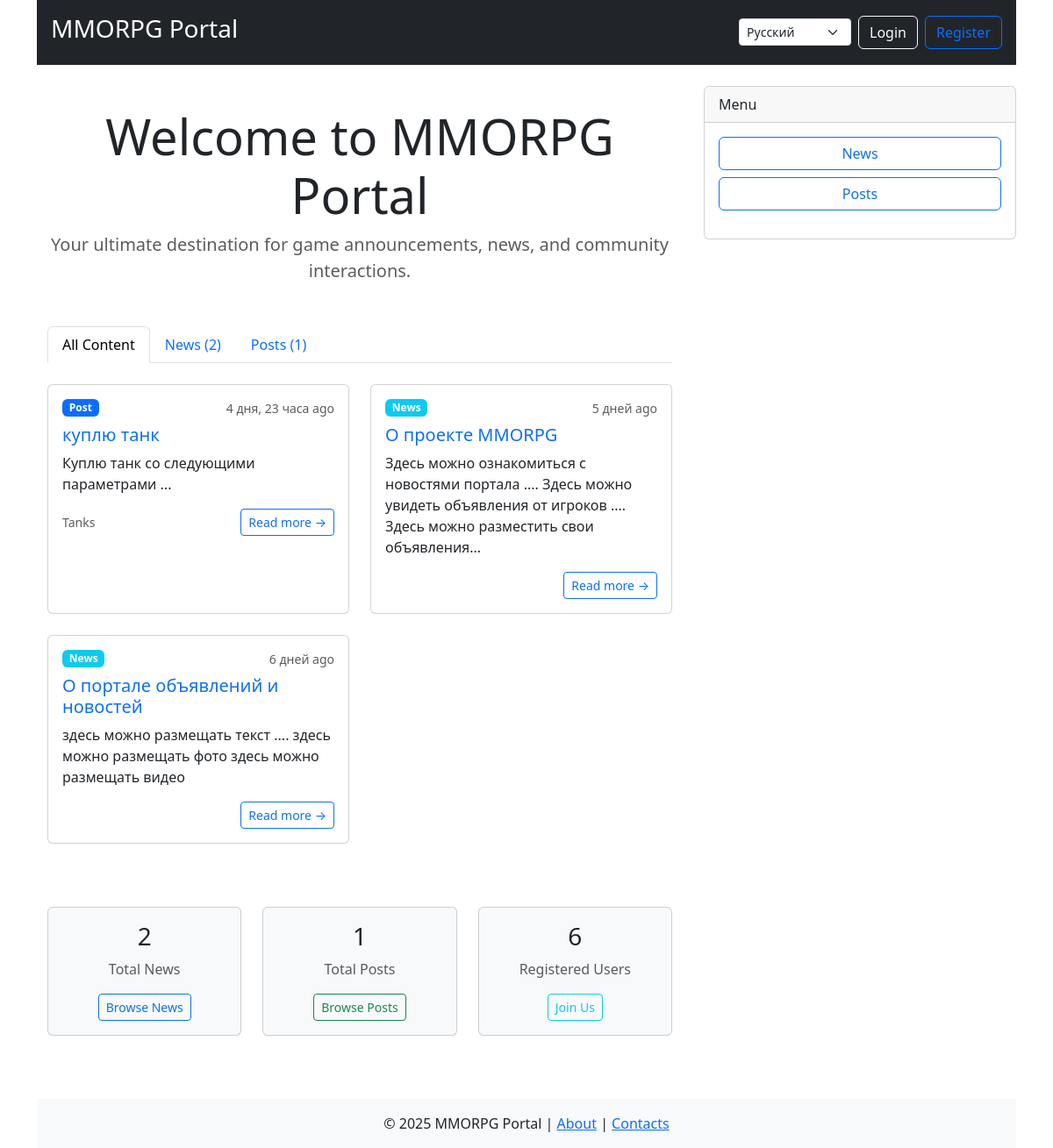
The page / on the database its author committed.
### appNotification/models.py (models this page shows, shortened)
class Post(models.Model):
    CATEGORY_CHOICES = [
        ('tanks', _('Tanks')),
        ('heals', _('Heals')),
        ('dd', _('DD')),
        ('traders', _('Traders')),
        ('guildmasters', _('Guildmasters')),
        ('questgivers', _('Questgivers')),
        ('blacksmiths', _('Blacksmiths')),
        ('tanners', _('Tanners')),
        ('potionmakers', _('Potionmakers')),
        ('spellmasters', _('Spellmasters')),
    ]
    author = models.ForeignKey(User, on_delete=models.CASCADE, related_name='posts')
    category = models.CharField(max_length=20, choices=CATEGORY_CHOICES)
    title = models.CharField(max_length=255, validators=[MinLengthValidator(5)])
    content = RichTextField()
    created_at = models.DateTimeField(auto_now_add=True)
    updated_at = models.DateTimeField(auto_now=True)
    subscribers = models.ManyToManyField(User, related_name='subscribed_posts', blank=True)
    class Meta:
        ordering = ['-created_at']
        verbose_name = _('Post')
        verbose_name_plural = _('Posts')

class News(models.Model):
    title = models.CharField(max_length=255, validators=[MinLengthValidator(5)])
    content = RichTextField()
    created_at = models.DateTimeField(auto_now_add=True)
    updated_at = models.DateTimeField(auto_now=True)
    subscribers = models.ManyToManyField(User, related_name='subscribed_news', blank=True)
    views_count = models.PositiveIntegerField(default=0, verbose_name=_('Views count'))
    class Meta:
        ordering = ['-created_at']
        verbose_name = _('News')
        verbose_name_plural = _('News')

### appNotification/views.py (the view)
# urls.py: path('', HomeView.as_view(), name='home'),
class HomeView(TemplateView):
    template_name = 'home.html'
    def get_context_data(self, **kwargs):
        context = super().get_context_data(**kwargs)
        latest_news = News.objects.all().order_by('-created_at')[:6]
        latest_posts = Post.objects.all().select_related('author').order_by('-created_at')[:6]
        combined_content = []
        for news in latest_news:
            combined_content.append({
                'type': 'news',
                'id': news.id,
                'title': news.title,
                'content': news.content,
                'created_at': news.created_at,
                'get_category_display': None
            })
        for post in latest_posts:
            combined_content.append({
                'type': 'post',
                'id': post.id,
                'title': post.title,
                'content': post.content,
                'created_at': post.created_at,
                'get_category_display': post.get_category_display()
            })
        combined_content.sort(key=lambda x: x['created_at'], reverse=True)
        context.update({
            'latest_news': latest_news,
            'latest_posts': latest_posts,
            'combined_content': combined_content[:10],  # Ограничиваем количество
            'news_count': News.objects.count(),
            'posts_count': Post.objects.count(),
            'users_count': CustomUser.objects.count(),
        })
        return context

### appNotification/context_processors.py (called while the page is built)
def categories(request):
    return {
        'categories': Category.objects.all(),
        'category_choices': [
            ('tanks', _('Tanks')),
            ('heals', _('Heals')),
            ('dd', _('DD')),
            ('traders', _('Traders')),
            ('guildmasters', _('Guildmasters')),
            ('questgivers', _('Questgivers')),
            ('blacksmiths', _('Blacksmiths')),
            ('tanners', _('Tanners')),
            ('potionmakers', _('Potionmakers')),
            ('spellmasters', _('Spellmasters')),
        ]
    }

def navigation_data(request):
    from .models import Post, News
    return {
        'recent_posts': Post.objects.order_by('-created_at')[:5],
        'recent_news': News.objects.order_by('-created_at')[:3],
        'posts_count': Post.objects.count(),
        'news_count': News.objects.count(),
    }

### appNotification/templates/home.html (shortened to what this page needs)
{% extends "default.html" %}
{% load i18n %}
{% block content %}
<div class="container mt-4">
    <div class="text-center mb-5">
        <h1 class="display-4">{% trans "Welcome to MMORPG Portal" %}</h1>
        <p class="lead text-muted">{% trans "Your ultimate destination for game announcements, news, and community interactions." %}</p>
    </div>
    <ul class="nav nav-tabs mb-4" id="contentTabs" role="tablist">
        <li class="nav-item" role="presentation">
            <button class="nav-link active" id="combined-tab" data-bs-toggle="tab" data-bs-target="#combined" type="button" role="tab">
                 {% trans "All Content" %}
            </button>
        </li>
        <li class="nav-item" role="presentation">
            <button class="nav-link" id="news-tab" data-bs-toggle="tab" data-bs-target="#news" type="button" role="tab">
                 {% trans "News" %} ({{ news_count }})
            </button>
        </li>
        <li class="nav-item" role="presentation">
            <button class="nav-link" id="posts-tab" data-bs-toggle="tab" data-bs-target="#posts" type="button" role="tab">
                 {% trans "Posts" %} ({{ posts_count }})
            </button>
        </li>
    </ul>
    <div class="tab-content" id="contentTabsContent">
        <div class="tab-pane fade show active" id="combined" role="tabpanel">
            {% if combined_content %}
            <div class="row">
                {% for item in combined_content %}
                <div class="col-lg-6 mb-4">
                    <div class="card h-100 content-card">
                        <div class="card-body">
                            <div class="d-flex justify-content-between align-items-start mb-2">
                                <span class="badge {% if item.type == 'news' %}bg-info{% else %}bg-primary{% endif %}">
                                    {% if item.type == 'news' %}
                                         {% trans "News" %}
                                    {% else %}
                                         {% trans "Post" %}
                                    {% endif %}
                                </span>
                                <small class="text-muted">
                                     {{ item.created_at|timesince }} {% trans "ago" %}
                                </small>
                            </div>
                            <h5 class="card-title">
                                <a href="{% if item.type == 'news' %}{% url 'news_detail' item.id %}{% else %}{% url 'post_detail' item.id %}{% endif %}"
                                   class="text-decoration-none">
                                    {{ item.title }}
                                </a>
                            </h5>
                            <p class="card-text">
                                {{ item.content|striptags|truncatewords:30 }}
                            </p>
                            <div class="d-flex justify-content-between align-items-center">
                                <small class="text-muted">
                                    {% if item.type == 'post' %}
                                         {{ item.get_category_display }}
                                    {% endif %}
                                </small>
                                <a href="{% if item.type == 'news' %}{% url 'news_detail' item.id %}{% else %}{% url 'post_detail' item.id %}{% endif %}"
                                   class="btn btn-sm btn-outline-primary">
                                    {% trans "Read more" %} →
                                </a>
                            </div>
                        </div>
                    </div>
                </div>
                {% endfor %}
            </div>
            {% else %}
            <div class="text-center py-5">
                <i class="bi bi-inbox display-1 text-muted"></i>
                <h3 class="mt-3">{% trans "No content yet" %}</h3>
                <p class="text-muted">{% trans "Be the first to create content!" %}</p>
            </div>
            {% endif %}
        </div>
    </div>
    <div class="row mt-5">
        <div class="col-md-4 mb-4">
            <div class="card text-center bg-light">
                <div class="card-body">
                    <h3>{{ news_count }}</h3>
                    <p class="text-muted">{% trans "Total News" %}</p>
                    <a href="{% url 'news_list' %}" class="btn btn-outline-primary btn-sm">{% trans "Browse News" %}</a>
                </div>
            </div>
        </div>
        <div class="col-md-4 mb-4">
            <div class="card text-center bg-light">
                <div class="card-body">
                    <h3>{{ posts_count }}</h3>
                    <p class="text-muted">{% trans "Total Posts" %}</p>
                    <a href="{% url 'post_list' %}" class="btn btn-outline-success btn-sm">{% trans "Browse Posts" %}</a>
                </div>
            </div>
        </div>
        <div class="col-md-4 mb-4">
            <div class="card text-center bg-light">
                <div class="card-body">
                    <h3>{{ users_count }}</h3>
                    <p class="text-muted">{% trans "Registered Users" %}</p>
                    {% if user.is_authenticated %}
                    <a href="{% url 'personal_cabinet' %}" class="btn btn-outline-info btn-sm">{% trans "My Cabinet" %}</a>
                    {% else %}
                    <a href="{% url 'register' %}" class="btn btn-outline-info btn-sm">{% trans "Join Us" %}</a>
                    {% endif %}
                </div>
            </div>
        </div>
    </div>
</div>
{% endblock %}

### rows shown on the page
Post: created_at "4 дня, 23 часа", title "куплю танк", content "Куплю танк со следующими параметрами ..."
News: created_at "5 дней", title "О проекте MMORPG", content "Здесь можно ознакомиться с новостями портала .... Здесь можно увидеть объявления от игроков .... Здесь можно разместить свои объявления..."
News: created_at "6 дней", title "О портале объявлений и новостей", content "здесь можно размещать текст .... здесь можно размещать фото здесь можно размещать видео"

### other values the page prints
{{ news_count }} "2"
{{ posts_count }} "1"
{{ item.get_category_display }} "Tanks"
{{ users_count }} "6"
form field language "Русский"
